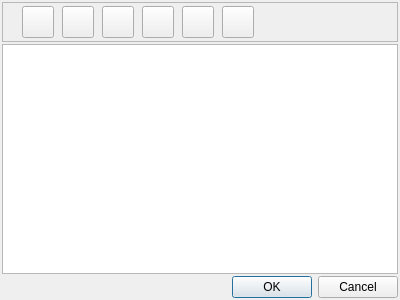
<?xml version="1.0" encoding="UTF-8"?>
<ui version="4.0">
 <class>TabEdit</class>
 <widget class="QDialog" name="TabEdit">
  <property name="geometry">
   <rect>
    <x>0</x>
    <y>0</y>
    <width>400</width>
    <height>300</height>
   </rect>
  </property>
  <property name="windowTitle">
   <string/>
  </property>
  <layout class="QVBoxLayout" name="verticalLayout">
   <property name="spacing">
    <number>2</number>
   </property>
   <property name="leftMargin">
    <number>2</number>
   </property>
   <property name="topMargin">
    <number>2</number>
   </property>
   <property name="rightMargin">
    <number>2</number>
   </property>
   <property name="bottomMargin">
    <number>2</number>
   </property>
   <item>
    <widget class="QFrame" name="frame">
     <property name="minimumSize">
      <size>
       <width>0</width>
       <height>40</height>
      </size>
     </property>
     <property name="maximumSize">
      <size>
       <width>16777215</width>
       <height>40</height>
      </size>
     </property>
     <property name="frameShape">
      <enum>QFrame::StyledPanel</enum>
     </property>
     <property name="frameShadow">
      <enum>QFrame::Raised</enum>
     </property>
     <widget class="QToolButton" name="tbFirst">
      <property name="geometry">
       <rect>
        <x>20</x>
        <y>4</y>
        <width>32</width>
        <height>32</height>
       </rect>
      </property>
      <property name="text">
       <string/>
      </property>
      <property name="icon">
       <iconset>
        <normaloff>resources/first.svg</normaloff>resources/first.svg</iconset>
      </property>
      <property name="iconSize">
       <size>
        <width>24</width>
        <height>24</height>
       </size>
      </property>
     </widget>
     <widget class="QToolButton" name="tbLast">
      <property name="geometry">
       <rect>
        <x>60</x>
        <y>4</y>
        <width>32</width>
        <height>32</height>
       </rect>
      </property>
      <property name="text">
       <string/>
      </property>
      <property name="icon">
       <iconset>
        <normaloff>resources/last.svg</normaloff>resources/last.svg</iconset>
      </property>
      <property name="iconSize">
       <size>
        <width>24</width>
        <height>24</height>
       </size>
      </property>
     </widget>
     <widget class="QToolButton" name="tbAdd">
      <property name="geometry">
       <rect>
        <x>100</x>
        <y>4</y>
        <width>32</width>
        <height>32</height>
       </rect>
      </property>
      <property name="toolTip">
       <string>&lt;html&gt;&lt;head/&gt;&lt;body&gt;&lt;p&gt;Add record to table&lt;/p&gt;&lt;/body&gt;&lt;/html&gt;</string>
      </property>
      <property name="text">
       <string/>
      </property>
      <property name="icon">
       <iconset>
        <normaloff>resources/add.svg</normaloff>resources/add.svg</iconset>
      </property>
      <property name="iconSize">
       <size>
        <width>24</width>
        <height>24</height>
       </size>
      </property>
     </widget>
     <widget class="QToolButton" name="tbDel">
      <property name="geometry">
       <rect>
        <x>140</x>
        <y>4</y>
        <width>32</width>
        <height>32</height>
       </rect>
      </property>
      <property name="toolTip">
       <string>&lt;html&gt;&lt;head/&gt;&lt;body&gt;&lt;p&gt;Delete record from table&lt;/p&gt;&lt;/body&gt;&lt;/html&gt;</string>
      </property>
      <property name="text">
       <string/>
      </property>
      <property name="icon">
       <iconset>
        <normaloff>resources/delete.svg</normaloff>resources/delete.svg</iconset>
      </property>
      <property name="iconSize">
       <size>
        <width>24</width>
        <height>24</height>
       </size>
      </property>
     </widget>
     <widget class="QToolButton" name="tbSubmit">
      <property name="geometry">
       <rect>
        <x>180</x>
        <y>4</y>
        <width>32</width>
        <height>32</height>
       </rect>
      </property>
      <property name="toolTip">
       <string>&lt;html&gt;&lt;head/&gt;&lt;body&gt;&lt;p&gt;Submit changes&lt;/p&gt;&lt;/body&gt;&lt;/html&gt;</string>
      </property>
      <property name="text">
       <string/>
      </property>
      <property name="icon">
       <iconset>
        <normaloff>resources/submit.svg</normaloff>resources/submit.svg</iconset>
      </property>
      <property name="iconSize">
       <size>
        <width>24</width>
        <height>24</height>
       </size>
      </property>
     </widget>
     <widget class="QToolButton" name="tbRevert">
      <property name="geometry">
       <rect>
        <x>220</x>
        <y>4</y>
        <width>32</width>
        <height>32</height>
       </rect>
      </property>
      <property name="toolTip">
       <string>&lt;html&gt;&lt;head/&gt;&lt;body&gt;&lt;p&gt;Revert changes&lt;/p&gt;&lt;/body&gt;&lt;/html&gt;</string>
      </property>
      <property name="text">
       <string/>
      </property>
      <property name="icon">
       <iconset>
        <normaloff>resources/revert.svg</normaloff>resources/revert.svg</iconset>
      </property>
      <property name="iconSize">
       <size>
        <width>24</width>
        <height>24</height>
       </size>
      </property>
     </widget>
    </widget>
   </item>
   <item>
    <widget class="QTableView" name="tableView"/>
   </item>
   <item>
    <widget class="QDialogButtonBox" name="buttonBox">
     <property name="orientation">
      <enum>Qt::Horizontal</enum>
     </property>
     <property name="standardButtons">
      <set>QDialogButtonBox::Cancel|QDialogButtonBox::Ok</set>
     </property>
    </widget>
   </item>
  </layout>
 </widget>
 <resources/>
 <connections>
  <connection>
   <sender>buttonBox</sender>
   <signal>accepted()</signal>
   <receiver>TabEdit</receiver>
   <slot>accept()</slot>
   <hints>
    <hint type="sourcelabel">
     <x>248</x>
     <y>254</y>
    </hint>
    <hint type="destinationlabel">
     <x>157</x>
     <y>274</y>
    </hint>
   </hints>
  </connection>
  <connection>
   <sender>buttonBox</sender>
   <signal>rejected()</signal>
   <receiver>TabEdit</receiver>
   <slot>reject()</slot>
   <hints>
    <hint type="sourcelabel">
     <x>316</x>
     <y>260</y>
    </hint>
    <hint type="destinationlabel">
     <x>286</x>
     <y>274</y>
    </hint>
   </hints>
  </connection>
 </connections>
</ui>
